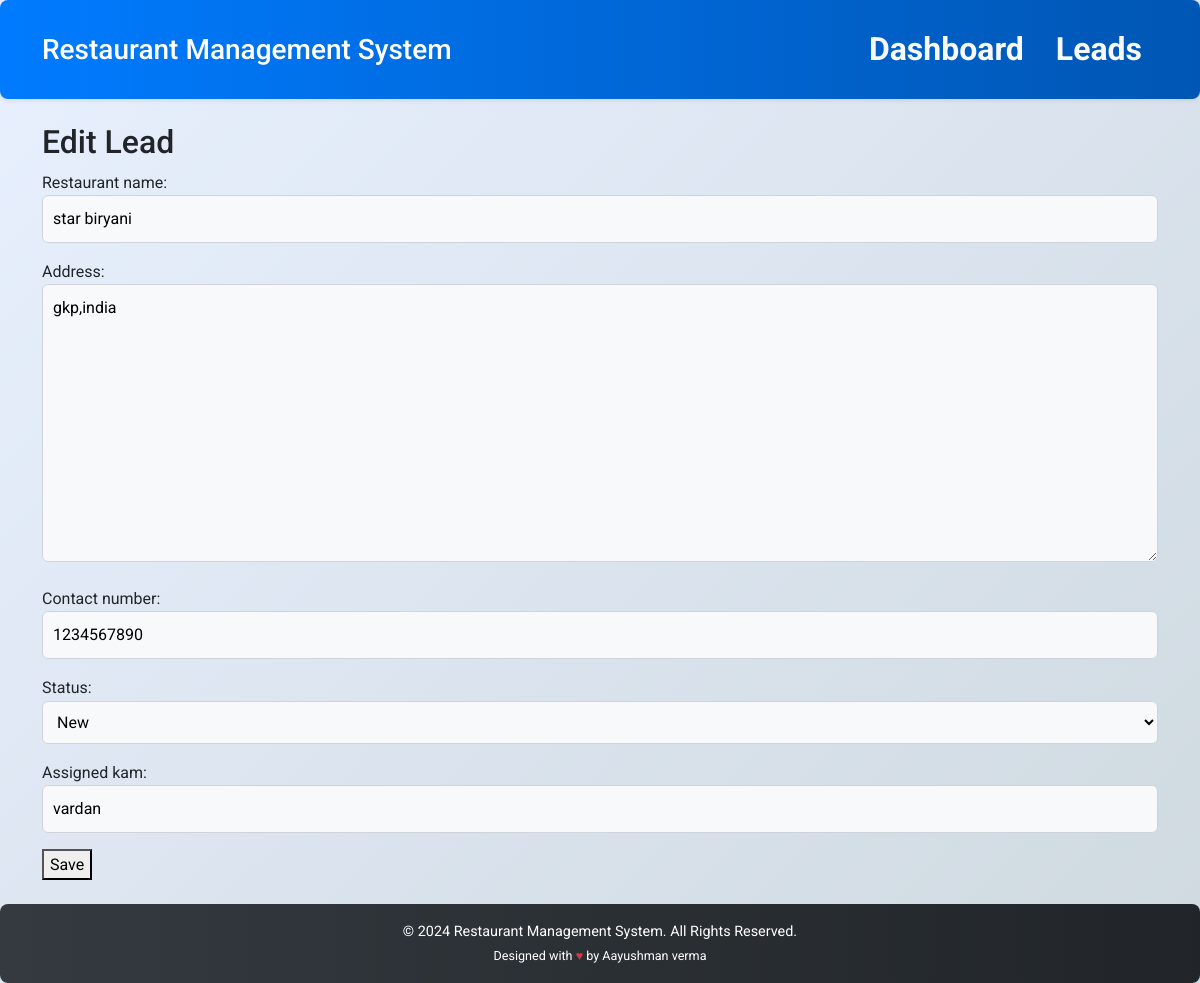
/leads/15/edit/, run on the app's committed database.
### lead_management/models/restaurant.py (models this page shows, shortened)
class RestaurantLead(models.Model):
    STATUS_CHOICES = [
        ('new', 'New'),
        ('active', 'Active'),
        ('inactive', 'Inactive'),
    ]
    restaurant_name = models.CharField(max_length=255)
    address = models.TextField()
    contact_number = models.CharField(max_length=15)
    status = models.CharField(max_length=10, choices=STATUS_CHOICES, default='new')
    assigned_kam = models.CharField(max_length=255)

### lead_management/views/leads.py (the view)
# urls.py: path('leads/<int:lead_id>/edit/', lead_form, name='edit_lead'),  # Edit a lead
def lead_form(request, lead_id=None):
    LeadForm = modelform_factory(RestaurantLead, exclude=[])
    if lead_id:
        lead = get_object_or_404(RestaurantLead, id=lead_id)
        lead_form_title = "Edit Lead"
    else:
        lead = None
        lead_form_title = "Add Lead"
    if request.method == 'POST':
        form = LeadForm(request.POST, instance=lead)
        if form.is_valid():
            form.save()
            return redirect('lead_list')
    else:
        form = LeadForm(instance=lead)
    return render(request, 'lead_management/lead_form.html', {
        'form': form,
        'lead_form_title': lead_form_title,
    })

### lead_management/templates/lead_management/lead_form.html (shortened to what this page needs)
{% extends "lead_management/base.html" %}
{% block content %}
<h2>{{ lead_form_title }}</h2>
<form method="post">
    {{ form.as_p }}
    <button type="submit">Save</button>
</form>
{% endblock %}

### lead_management/static/css/styles.css (style rules this page uses)
body { background: linear-gradient(135deg, #e8f0ff 0%, #cfd9df 100%); font-family: 'Arial', sans-serif; color: #212529; margin: 0; padding: 0; line-height: 1.6; background-attachment: fixed; background-size: cover; }
input, select, textarea { border-radius: 6px; border: 1px solid #ced4da; padding: 10px; width: 100%; box-sizing: border-box; background: #f8f9fa; transition: border-color 0.3s ease, box-shadow 0.3s ease; }
body:before { content: ''; position: fixed; top: 0; left: 0; width: 100%; height: 100%; background-image: radial-gradient(circle, rgba(255, 255, 255, 0.1) 1%, transparent 1%), radial-gradient(circle, rgba(255, 255, 255, 0.1) 1%, transparent 1%); background-size: 40px 40px; z-index: -1; opacity: 0.5; }

### data on the page
RestaurantLead: restaurant_name "star biryani", address "gkp,india", contact_number "1234567890", status "New", assigned_kam "vardan"

### other printed values
{{ lead_form_title }} "Edit Lead"
